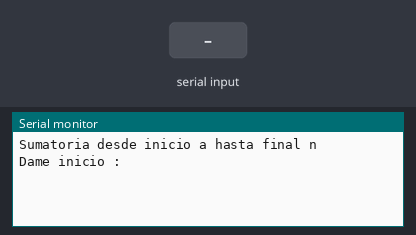
Simulated run of this sketch. Board: Arduino Uno, built with avr-gcc and run on an emulated ATmega328P. On the bench: the last lines printed to the serial monitor. Inputs (shaded band) come from the test bench.

Above: at 1.2 s.
1.3 s: "90,45\n" received over Serial
At 2.1 s:
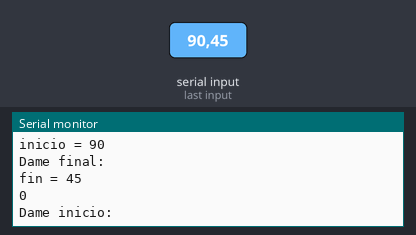
2.8 s: "30,150\n" received over Serial
At 3.3 s:
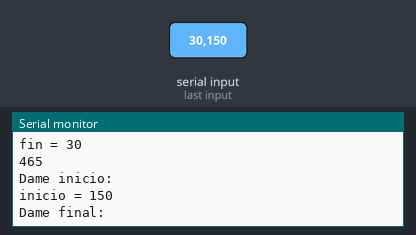

Measured:
- after the input at 1.3 s, the serial monitor: prints a new line at once (image 1)
- after the input at 2.8 s, the serial monitor: prints a new line at once (image 2)

The sketch:

arduino.33.sumatoriodesdeahastan.ino
```cpp
int inicio = 0;   //inicio
int fin = 0;   //final
int sumatorio = 0; //declara el valor de la sumatoria
int condicion = 0; //condicion de control de flujo

void setup() {
  Serial.begin(9600); //velocidad serial
  Serial.println("Sumatoria desde inicio a hasta final n ");
  Serial.println("Dame inicio : ");
}

void loop() {
  while (condicion == 0) {  // condicion inicial
    if (Serial.available() > 0) {
      inicio = Serial.parseInt();//entrada de inicio
      Serial.print("inicio = ");
      Serial.println(inicio);
      Serial.println("Dame final: ");
      condicion = 1;        //siguiente condicion
    }
  }
  while (condicion == 1) {
    if (Serial.available() > 0) {
      fin = Serial.parseInt();  //entrada de fin
      Serial.print("fin = ");
      Serial.println(fin);
      condicion = 2;        //salida de while
    }
  }

  while (inicio <= fin) {            //contador inicio hasta fin
    sumatorio = sumatorio + inicio; //se acumula la suma
    inicio = inicio + 1;                 //el contador inicio se incrementa en 1
  }

  Serial.println(sumatorio);   //terminado el bucle se muestra el resultado
  Serial.println("Dame inicio: ");
  sumatorio = 0;               //se resetea la suma para reiniciar el programa
  condicion = 0;               //condicion a cero para reiniciar el bucle
}
```
